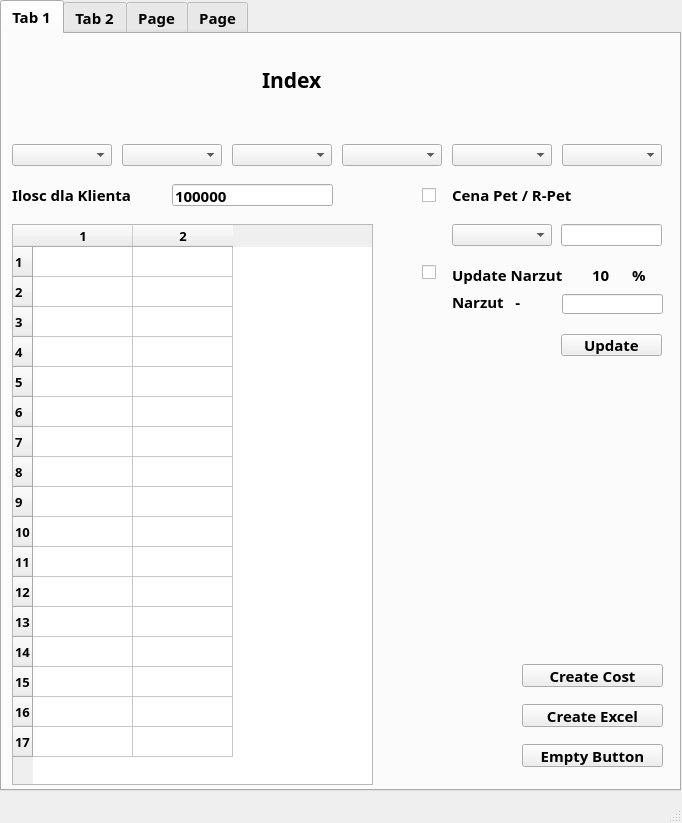
<?xml version="1.0" encoding="UTF-8"?>
<ui version="4.0">
 <class>MainWindow</class>
 <widget class="QMainWindow" name="MainWindow">
  <property name="geometry">
   <rect>
    <x>0</x>
    <y>0</y>
    <width>682</width>
    <height>823</height>
   </rect>
  </property>
  <property name="sizePolicy">
   <sizepolicy hsizetype="Expanding" vsizetype="Expanding">
    <horstretch>1</horstretch>
    <verstretch>1</verstretch>
   </sizepolicy>
  </property>
  <property name="windowTitle">
   <string>PetRing</string>
  </property>
  <widget class="QWidget" name="centralwidget">
   <property name="sizePolicy">
    <sizepolicy hsizetype="Expanding" vsizetype="Expanding">
     <horstretch>1</horstretch>
     <verstretch>1</verstretch>
    </sizepolicy>
   </property>
   <widget class="QTabWidget" name="tabWidget">
    <property name="geometry">
     <rect>
      <x>0</x>
      <y>0</y>
      <width>681</width>
      <height>791</height>
     </rect>
    </property>
    <property name="sizePolicy">
     <sizepolicy hsizetype="Expanding" vsizetype="Expanding">
      <horstretch>1</horstretch>
      <verstretch>1</verstretch>
     </sizepolicy>
    </property>
    <property name="font">
     <font>
      <family>Arial Black</family>
      <pointsize>11</pointsize>
      <weight>75</weight>
      <bold>true</bold>
     </font>
    </property>
    <property name="layoutDirection">
     <enum>Qt::LeftToRight</enum>
    </property>
    <property name="currentIndex">
     <number>0</number>
    </property>
    <widget class="QWidget" name="Preforma">
     <property name="sizePolicy">
      <sizepolicy hsizetype="Expanding" vsizetype="Expanding">
       <horstretch>1</horstretch>
       <verstretch>1</verstretch>
      </sizepolicy>
     </property>
     <attribute name="title">
      <string>Tab 1</string>
     </attribute>
     <widget class="QLabel" name="label">
      <property name="geometry">
       <rect>
        <x>0</x>
        <y>0</y>
        <width>251</width>
        <height>91</height>
       </rect>
      </property>
      <property name="sizePolicy">
       <sizepolicy hsizetype="Expanding" vsizetype="Expanding">
        <horstretch>1</horstretch>
        <verstretch>1</verstretch>
       </sizepolicy>
      </property>
      <property name="text">
       <string/>
      </property>
      <property name="pixmap">
       <pixmap>image/imge_pet_ring.png</pixmap>
      </property>
      <property name="scaledContents">
       <bool>true</bool>
      </property>
     </widget>
     <widget class="QLabel" name="label_2">
      <property name="geometry">
       <rect>
        <x>260</x>
        <y>20</y>
        <width>331</width>
        <height>51</height>
       </rect>
      </property>
      <property name="sizePolicy">
       <sizepolicy hsizetype="Expanding" vsizetype="Expanding">
        <horstretch>1</horstretch>
        <verstretch>1</verstretch>
       </sizepolicy>
      </property>
      <property name="font">
       <font>
        <family>Arial Black</family>
        <pointsize>16</pointsize>
        <weight>75</weight>
        <bold>true</bold>
       </font>
      </property>
      <property name="text">
       <string>Index</string>
      </property>
     </widget>
     <widget class="QComboBox" name="comboBox">
      <property name="geometry">
       <rect>
        <x>10</x>
        <y>110</y>
        <width>100</width>
        <height>22</height>
       </rect>
      </property>
      <property name="sizePolicy">
       <sizepolicy hsizetype="Expanding" vsizetype="Expanding">
        <horstretch>1</horstretch>
        <verstretch>1</verstretch>
       </sizepolicy>
      </property>
      <property name="font">
       <font>
        <family>Arial Black</family>
        <pointsize>18</pointsize>
        <weight>75</weight>
        <bold>true</bold>
       </font>
      </property>
     </widget>
     <widget class="QComboBox" name="comboBox_2">
      <property name="geometry">
       <rect>
        <x>120</x>
        <y>110</y>
        <width>100</width>
        <height>22</height>
       </rect>
      </property>
      <property name="sizePolicy">
       <sizepolicy hsizetype="Expanding" vsizetype="Expanding">
        <horstretch>1</horstretch>
        <verstretch>1</verstretch>
       </sizepolicy>
      </property>
      <property name="font">
       <font>
        <family>Arial Black</family>
        <pointsize>18</pointsize>
        <weight>75</weight>
        <bold>true</bold>
       </font>
      </property>
     </widget>
     <widget class="QComboBox" name="comboBox_3">
      <property name="geometry">
       <rect>
        <x>230</x>
        <y>110</y>
        <width>100</width>
        <height>22</height>
       </rect>
      </property>
      <property name="sizePolicy">
       <sizepolicy hsizetype="Expanding" vsizetype="Expanding">
        <horstretch>1</horstretch>
        <verstretch>1</verstretch>
       </sizepolicy>
      </property>
      <property name="font">
       <font>
        <family>Arial Black</family>
        <pointsize>18</pointsize>
        <weight>75</weight>
        <bold>true</bold>
       </font>
      </property>
     </widget>
     <widget class="QComboBox" name="comboBox_4">
      <property name="geometry">
       <rect>
        <x>340</x>
        <y>110</y>
        <width>100</width>
        <height>22</height>
       </rect>
      </property>
      <property name="sizePolicy">
       <sizepolicy hsizetype="Expanding" vsizetype="Expanding">
        <horstretch>1</horstretch>
        <verstretch>1</verstretch>
       </sizepolicy>
      </property>
      <property name="font">
       <font>
        <family>Arial Black</family>
        <pointsize>18</pointsize>
        <weight>75</weight>
        <bold>true</bold>
       </font>
      </property>
     </widget>
     <widget class="QComboBox" name="comboBox_5">
      <property name="geometry">
       <rect>
        <x>450</x>
        <y>110</y>
        <width>100</width>
        <height>22</height>
       </rect>
      </property>
      <property name="sizePolicy">
       <sizepolicy hsizetype="Expanding" vsizetype="Expanding">
        <horstretch>1</horstretch>
        <verstretch>1</verstretch>
       </sizepolicy>
      </property>
      <property name="font">
       <font>
        <family>Arial Black</family>
        <pointsize>18</pointsize>
        <weight>75</weight>
        <bold>true</bold>
       </font>
      </property>
     </widget>
     <widget class="QComboBox" name="comboBox_6">
      <property name="geometry">
       <rect>
        <x>560</x>
        <y>110</y>
        <width>100</width>
        <height>22</height>
       </rect>
      </property>
      <property name="sizePolicy">
       <sizepolicy hsizetype="Expanding" vsizetype="Expanding">
        <horstretch>1</horstretch>
        <verstretch>1</verstretch>
       </sizepolicy>
      </property>
      <property name="font">
       <font>
        <family>Arial Black</family>
        <pointsize>18</pointsize>
        <weight>75</weight>
        <bold>true</bold>
       </font>
      </property>
     </widget>
     <widget class="QComboBox" name="comboBox_7">
      <property name="geometry">
       <rect>
        <x>450</x>
        <y>190</y>
        <width>100</width>
        <height>22</height>
       </rect>
      </property>
      <property name="sizePolicy">
       <sizepolicy hsizetype="Expanding" vsizetype="Expanding">
        <horstretch>1</horstretch>
        <verstretch>1</verstretch>
       </sizepolicy>
      </property>
      <property name="font">
       <font>
        <family>Arial Black</family>
        <pointsize>18</pointsize>
        <weight>75</weight>
        <bold>true</bold>
       </font>
      </property>
     </widget>
     <widget class="QLineEdit" name="lineEdit">
      <property name="geometry">
       <rect>
        <x>559</x>
        <y>190</y>
        <width>101</width>
        <height>22</height>
       </rect>
      </property>
      <property name="sizePolicy">
       <sizepolicy hsizetype="Expanding" vsizetype="Expanding">
        <horstretch>1</horstretch>
        <verstretch>1</verstretch>
       </sizepolicy>
      </property>
      <property name="font">
       <font>
        <family>Arial Black</family>
        <pointsize>11</pointsize>
        <weight>75</weight>
        <bold>true</bold>
       </font>
      </property>
      <property name="text">
       <string/>
      </property>
     </widget>
     <widget class="QLabel" name="label_3">
      <property name="geometry">
       <rect>
        <x>10</x>
        <y>150</y>
        <width>141</width>
        <height>22</height>
       </rect>
      </property>
      <property name="sizePolicy">
       <sizepolicy hsizetype="Expanding" vsizetype="Expanding">
        <horstretch>0</horstretch>
        <verstretch>0</verstretch>
       </sizepolicy>
      </property>
      <property name="font">
       <font>
        <family>Arial Black</family>
        <pointsize>11</pointsize>
        <weight>75</weight>
        <bold>true</bold>
       </font>
      </property>
      <property name="text">
       <string>Ilosc dla Klienta</string>
      </property>
     </widget>
     <widget class="QLineEdit" name="lineEdit_2">
      <property name="geometry">
       <rect>
        <x>170</x>
        <y>150</y>
        <width>161</width>
        <height>22</height>
       </rect>
      </property>
      <property name="sizePolicy">
       <sizepolicy hsizetype="Expanding" vsizetype="Expanding">
        <horstretch>0</horstretch>
        <verstretch>0</verstretch>
       </sizepolicy>
      </property>
      <property name="font">
       <font>
        <family>Arial Black</family>
        <pointsize>11</pointsize>
        <weight>75</weight>
        <bold>true</bold>
       </font>
      </property>
      <property name="text">
       <string>100000</string>
      </property>
     </widget>
     <widget class="QCheckBox" name="checkBox">
      <property name="geometry">
       <rect>
        <x>420</x>
        <y>150</y>
        <width>16</width>
        <height>22</height>
       </rect>
      </property>
      <property name="sizePolicy">
       <sizepolicy hsizetype="Expanding" vsizetype="Expanding">
        <horstretch>1</horstretch>
        <verstretch>1</verstretch>
       </sizepolicy>
      </property>
      <property name="text">
       <string/>
      </property>
     </widget>
     <widget class="QLabel" name="label_4">
      <property name="geometry">
       <rect>
        <x>450</x>
        <y>150</y>
        <width>141</width>
        <height>22</height>
       </rect>
      </property>
      <property name="sizePolicy">
       <sizepolicy hsizetype="Expanding" vsizetype="Expanding">
        <horstretch>1</horstretch>
        <verstretch>1</verstretch>
       </sizepolicy>
      </property>
      <property name="font">
       <font>
        <family>Arial Black</family>
        <pointsize>11</pointsize>
        <weight>75</weight>
        <bold>true</bold>
       </font>
      </property>
      <property name="text">
       <string>Cena Pet / R-Pet</string>
      </property>
     </widget>
     <widget class="QLabel" name="label_5">
      <property name="geometry">
       <rect>
        <x>590</x>
        <y>150</y>
        <width>61</width>
        <height>22</height>
       </rect>
      </property>
      <property name="sizePolicy">
       <sizepolicy hsizetype="Expanding" vsizetype="Expanding">
        <horstretch>1</horstretch>
        <verstretch>1</verstretch>
       </sizepolicy>
      </property>
      <property name="text">
       <string/>
      </property>
     </widget>
     <widget class="QPushButton" name="pushButton">
      <property name="geometry">
       <rect>
        <x>559</x>
        <y>300</y>
        <width>101</width>
        <height>22</height>
       </rect>
      </property>
      <property name="sizePolicy">
       <sizepolicy hsizetype="Expanding" vsizetype="Expanding">
        <horstretch>1</horstretch>
        <verstretch>1</verstretch>
       </sizepolicy>
      </property>
      <property name="font">
       <font>
        <family>Arial Black</family>
        <pointsize>11</pointsize>
        <weight>75</weight>
        <bold>true</bold>
       </font>
      </property>
      <property name="text">
       <string>Update</string>
      </property>
     </widget>
     <widget class="QPushButton" name="pushButton_2">
      <property name="geometry">
       <rect>
        <x>520</x>
        <y>630</y>
        <width>141</width>
        <height>23</height>
       </rect>
      </property>
      <property name="sizePolicy">
       <sizepolicy hsizetype="Expanding" vsizetype="Expanding">
        <horstretch>1</horstretch>
        <verstretch>1</verstretch>
       </sizepolicy>
      </property>
      <property name="font">
       <font>
        <family>Arial Black</family>
        <pointsize>11</pointsize>
        <weight>75</weight>
        <bold>true</bold>
       </font>
      </property>
      <property name="text">
       <string>Create Cost</string>
      </property>
     </widget>
     <widget class="QPushButton" name="pushButton_3">
      <property name="geometry">
       <rect>
        <x>520</x>
        <y>670</y>
        <width>141</width>
        <height>23</height>
       </rect>
      </property>
      <property name="sizePolicy">
       <sizepolicy hsizetype="Expanding" vsizetype="Expanding">
        <horstretch>1</horstretch>
        <verstretch>1</verstretch>
       </sizepolicy>
      </property>
      <property name="font">
       <font>
        <family>Arial Black</family>
        <pointsize>11</pointsize>
        <weight>75</weight>
        <bold>true</bold>
       </font>
      </property>
      <property name="text">
       <string>Create Excel</string>
      </property>
     </widget>
     <widget class="QPushButton" name="pushButton_4">
      <property name="geometry">
       <rect>
        <x>520</x>
        <y>710</y>
        <width>141</width>
        <height>23</height>
       </rect>
      </property>
      <property name="sizePolicy">
       <sizepolicy hsizetype="Expanding" vsizetype="Expanding">
        <horstretch>1</horstretch>
        <verstretch>1</verstretch>
       </sizepolicy>
      </property>
      <property name="font">
       <font>
        <family>Arial Black</family>
        <pointsize>11</pointsize>
        <weight>75</weight>
        <bold>true</bold>
       </font>
      </property>
      <property name="text">
       <string>Empty Button</string>
      </property>
     </widget>
     <widget class="QTableWidget" name="tableWidget">
      <property name="geometry">
       <rect>
        <x>10</x>
        <y>190</y>
        <width>361</width>
        <height>561</height>
       </rect>
      </property>
      <property name="font">
       <font>
        <family>Arial Black</family>
        <pointsize>10</pointsize>
        <weight>75</weight>
        <bold>true</bold>
       </font>
      </property>
      <property name="rowCount">
       <number>17</number>
      </property>
      <property name="columnCount">
       <number>2</number>
      </property>
      <row/>
      <row/>
      <row/>
      <row/>
      <row/>
      <row/>
      <row/>
      <row/>
      <row/>
      <row/>
      <row/>
      <row/>
      <row/>
      <row/>
      <row/>
      <row/>
      <row/>
      <column/>
      <column/>
     </widget>
     <widget class="QLabel" name="label_6">
      <property name="geometry">
       <rect>
        <x>450</x>
        <y>260</y>
        <width>101</width>
        <height>16</height>
       </rect>
      </property>
      <property name="sizePolicy">
       <sizepolicy hsizetype="Expanding" vsizetype="Expanding">
        <horstretch>1</horstretch>
        <verstretch>1</verstretch>
       </sizepolicy>
      </property>
      <property name="font">
       <font>
        <family>Arial Black</family>
        <pointsize>11</pointsize>
        <weight>75</weight>
        <bold>true</bold>
       </font>
      </property>
      <property name="text">
       <string>Narzut   - </string>
      </property>
     </widget>
     <widget class="QLabel" name="label_7">
      <property name="geometry">
       <rect>
        <x>590</x>
        <y>230</y>
        <width>31</width>
        <height>22</height>
       </rect>
      </property>
      <property name="sizePolicy">
       <sizepolicy hsizetype="Expanding" vsizetype="Expanding">
        <horstretch>1</horstretch>
        <verstretch>1</verstretch>
       </sizepolicy>
      </property>
      <property name="font">
       <font>
        <family>Arial Black</family>
        <pointsize>11</pointsize>
        <weight>75</weight>
        <bold>true</bold>
       </font>
      </property>
      <property name="text">
       <string>10</string>
      </property>
     </widget>
     <widget class="QCheckBox" name="checkBox_2">
      <property name="geometry">
       <rect>
        <x>420</x>
        <y>230</y>
        <width>16</width>
        <height>17</height>
       </rect>
      </property>
      <property name="text">
       <string/>
      </property>
     </widget>
     <widget class="QLabel" name="label_8">
      <property name="geometry">
       <rect>
        <x>630</x>
        <y>230</y>
        <width>21</width>
        <height>21</height>
       </rect>
      </property>
      <property name="sizePolicy">
       <sizepolicy hsizetype="Expanding" vsizetype="Expanding">
        <horstretch>1</horstretch>
        <verstretch>1</verstretch>
       </sizepolicy>
      </property>
      <property name="font">
       <font>
        <family>Arial Black</family>
        <pointsize>11</pointsize>
        <weight>75</weight>
        <bold>true</bold>
       </font>
      </property>
      <property name="text">
       <string>%</string>
      </property>
     </widget>
     <widget class="QLabel" name="label_9">
      <property name="geometry">
       <rect>
        <x>450</x>
        <y>230</y>
        <width>131</width>
        <height>21</height>
       </rect>
      </property>
      <property name="font">
       <font>
        <family>Arial Black</family>
        <pointsize>11</pointsize>
        <weight>75</weight>
        <bold>true</bold>
       </font>
      </property>
      <property name="text">
       <string>Update Narzut</string>
      </property>
     </widget>
     <widget class="QLineEdit" name="lineEdit_3">
      <property name="geometry">
       <rect>
        <x>560</x>
        <y>260</y>
        <width>101</width>
        <height>20</height>
       </rect>
      </property>
      <property name="font">
       <font>
        <family>Arial Black</family>
        <pointsize>11</pointsize>
        <weight>75</weight>
        <bold>true</bold>
       </font>
      </property>
     </widget>
    </widget>
    <widget class="QWidget" name="Butelka">
     <property name="sizePolicy">
      <sizepolicy hsizetype="Expanding" vsizetype="Expanding">
       <horstretch>1</horstretch>
       <verstretch>1</verstretch>
      </sizepolicy>
     </property>
     <attribute name="title">
      <string>Tab 2</string>
     </attribute>
    </widget>
    <widget class="QWidget" name="AOKI">
     <property name="sizePolicy">
      <sizepolicy hsizetype="Expanding" vsizetype="Expanding">
       <horstretch>1</horstretch>
       <verstretch>1</verstretch>
      </sizepolicy>
     </property>
     <attribute name="title">
      <string>Page</string>
     </attribute>
    </widget>
    <widget class="QWidget" name="Nakretka">
     <property name="sizePolicy">
      <sizepolicy hsizetype="Expanding" vsizetype="Expanding">
       <horstretch>1</horstretch>
       <verstretch>1</verstretch>
      </sizepolicy>
     </property>
     <attribute name="title">
      <string>Page</string>
     </attribute>
    </widget>
   </widget>
  </widget>
  <widget class="QMenuBar" name="menubar">
   <property name="geometry">
    <rect>
     <x>0</x>
     <y>0</y>
     <width>682</width>
     <height>21</height>
    </rect>
   </property>
   <property name="sizePolicy">
    <sizepolicy hsizetype="Expanding" vsizetype="Expanding">
     <horstretch>1</horstretch>
     <verstretch>1</verstretch>
    </sizepolicy>
   </property>
  </widget>
  <widget class="QStatusBar" name="statusbar">
   <property name="sizePolicy">
    <sizepolicy hsizetype="Expanding" vsizetype="Expanding">
     <horstretch>1</horstretch>
     <verstretch>1</verstretch>
    </sizepolicy>
   </property>
  </widget>
 </widget>
 <resources/>
 <connections/>
</ui>
